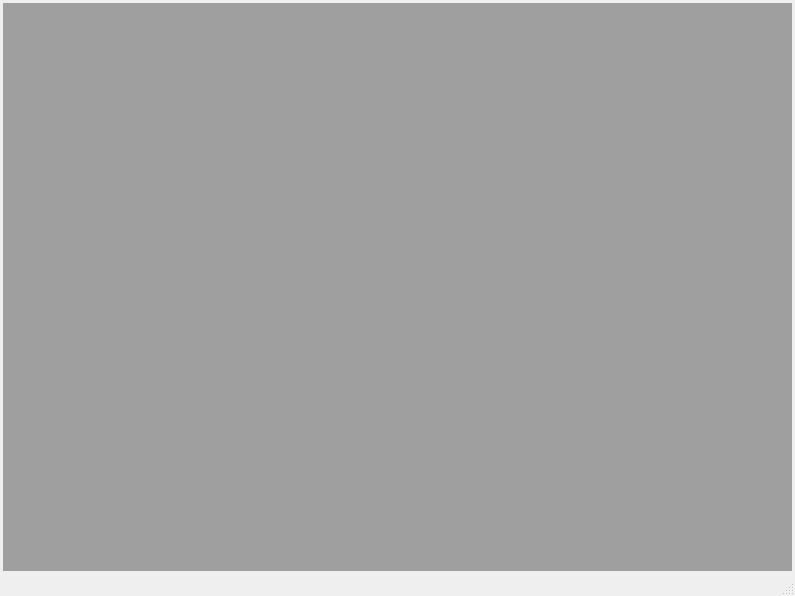
<?xml version="1.0" encoding="UTF-8"?>
<ui version="4.0">
 <class>ChatWindowManagerClass</class>
 <widget class="QMainWindow" name="ChatWindowManagerClass">
  <property name="geometry">
   <rect>
    <x>0</x>
    <y>0</y>
    <width>795</width>
    <height>596</height>
   </rect>
  </property>
  <property name="windowTitle">
   <string>Enjoy Chat, Enjoy Life!</string>
  </property>
  <property name="iconSize">
   <size>
    <width>24</width>
    <height>24</height>
   </size>
  </property>
  <widget class="QWidget" name="centralwidget">
   <layout class="QGridLayout" name="gridLayout">
    <property name="margin">
     <number>3</number>
    </property>
    <item row="0" column="0">
     <widget class="QMdiArea" name="mdiArea">
      <property name="viewMode">
       <enum>QMdiArea::TabbedView</enum>
      </property>
      <property name="documentMode">
       <bool>true</bool>
      </property>
      <property name="tabShape">
       <enum>QTabWidget::Rounded</enum>
      </property>
      <property name="tabPosition">
       <enum>QTabWidget::North</enum>
      </property>
     </widget>
    </item>
   </layout>
  </widget>
  <widget class="QMenuBar" name="menubar">
   <property name="geometry">
    <rect>
     <x>0</x>
     <y>0</y>
     <width>795</width>
     <height>17</height>
    </rect>
   </property>
  </widget>
  <widget class="QStatusBar" name="statusbar"/>
 </widget>
 <resources/>
 <connections/>
</ui>
